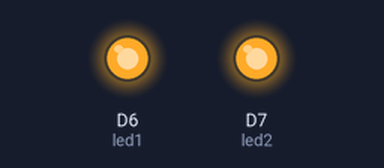
Simulated run of this sketch. Board: ESP8266 (NodeMCU). On the bench: output pins drawn as LEDs (lit = HIGH).

Above: at 0.5 s.
At 22.2 s:
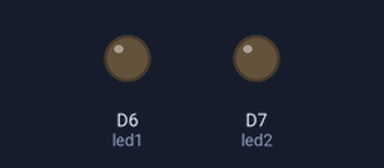
Timing chart, 0 to 23.4 s (numbered marks = the images above):
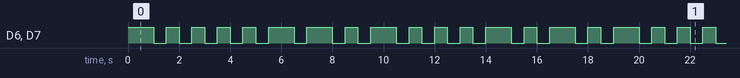

The sketch:

BlinkNameParticle.ino
```cpp
// SIT210: Embedded Systems Development
// Task 2.1P Particle Programing - First Name Blinky


int led1 = D6; // Instead of writing D0 over and over again, we'll write led1
// You'll need to wire an LED to this one to see it blink.

int led2 = D7; // Instead of writing D7 over and over again, we'll write led2
// This one is the little blue LED on your board. On the Photon it is next to D7, and on the Core it is next to the USB jack.

// Having declared these variables, let's move on to the setup function.
// The setup function is a standard part of any microcontroller program.
// It runs only once when the device boots up or is reset.

void setup() {

  // We are going to tell our device that D0 and D7 (which we named led1 and led2 respectively) are going to be output
  // (That means that we will be sending voltage to them, rather than monitoring voltage that comes from them)

  // It's important you do this here, inside the setup() function rather than outside it or in the loop function.

  pinMode(led1, OUTPUT);
  pinMode(led2, OUTPUT);   // .-..

}


void loop() {
  // To blink the LED, blink your first name in Morse code  (Bandar)
  // B -...   A .-    N -.    D -..   A .-    R .-.
  // let delay (1000) line for long blink and let delay(500) dot a short blink

  // B -...
  digitalWrite(led1, HIGH);
  digitalWrite(led2, HIGH);
    delay(1000); // We'll leave it on for 1 second...

  digitalWrite(led1, LOW); // Then we'll turn it off...
  digitalWrite(led2, LOW);
    delay(500);  // Wait 1/2 second...

    digitalWrite(led1, HIGH);
  digitalWrite(led2, HIGH);
    delay(500);

  digitalWrite(led1, LOW);
  digitalWrite(led2, LOW);
    delay(500);

    digitalWrite(led1, HIGH);
  digitalWrite(led2, HIGH);
    delay(500);

  digitalWrite(led1, LOW);
  digitalWrite(led2, LOW);
    delay(500);

    digitalWrite(led1, HIGH);
  digitalWrite(led2, HIGH);
    delay(500);

  digitalWrite(led1, LOW);
  digitalWrite(led2, LOW);
    delay(500);

    // A .-
    digitalWrite(led1, HIGH);
  digitalWrite(led2, HIGH);
    delay(500);

  digitalWrite(led1, LOW);
  digitalWrite(led2, LOW);
    delay(500);

    digitalWrite(led1, HIGH);
  digitalWrite(led2, HIGH);
    delay(1000);

  digitalWrite(led1, LOW);
  digitalWrite(led2, LOW);
    delay(500);

    // N -.
    digitalWrite(led1, HIGH);
  digitalWrite(led2, HIGH);
    delay(1000);

  digitalWrite(led1, LOW);
  digitalWrite(led2, LOW);
    delay(500);

    digitalWrite(led1, HIGH);
  digitalWrite(led2, HIGH);
    delay(500);

  digitalWrite(led1, LOW);
  digitalWrite(led2, LOW);
    delay(500);

     // D -..
    digitalWrite(led1, HIGH);
  digitalWrite(led2, HIGH);
    delay(1000);

  digitalWrite(led1, LOW);
  digitalWrite(led2, LOW);
    delay(500);

    digitalWrite(led1, HIGH);
  digitalWrite(led2, HIGH);
    delay(500);

  digitalWrite(led1, LOW);
  digitalWrite(led2, LOW);
    delay(500);

    digitalWrite(led1, HIGH);
  digitalWrite(led2, HIGH);
    delay(500);

  digitalWrite(led1, LOW);
  digitalWrite(led2, LOW);
    delay(500);

    // A .-
    digitalWrite(led1, HIGH);
  digitalWrite(led2, HIGH);
    delay(500);

  digitalWrite(led1, LOW);
  digitalWrite(led2, LOW);
    delay(500);

    digitalWrite(led1, HIGH);
  digitalWrite(led2, HIGH);
    delay(1000);

  digitalWrite(led1, LOW);
  digitalWrite(led2, LOW);
    delay(500);

    //  R .-.
    digitalWrite(led1, HIGH);
  digitalWrite(led2, HIGH);
    delay(500);

  digitalWrite(led1, LOW);
  digitalWrite(led2, LOW);
    delay(500);

    digitalWrite(led1, HIGH);
  digitalWrite(led2, HIGH);
    delay(1000);

  digitalWrite(led1, LOW);
  digitalWrite(led2, LOW);
    delay(500);

    digitalWrite(led1, HIGH);
  digitalWrite(led2, HIGH);
    delay(500);

  digitalWrite(led1, LOW);
  digitalWrite(led2, LOW);
    delay(500);


}
```

Measured:
- by itself, D6 (led1), D7 (led2): moves between LOW and HIGH, repeating every 18.0 s
- by itself, everything shown: repeats every 18.0 s, in 30 steps
